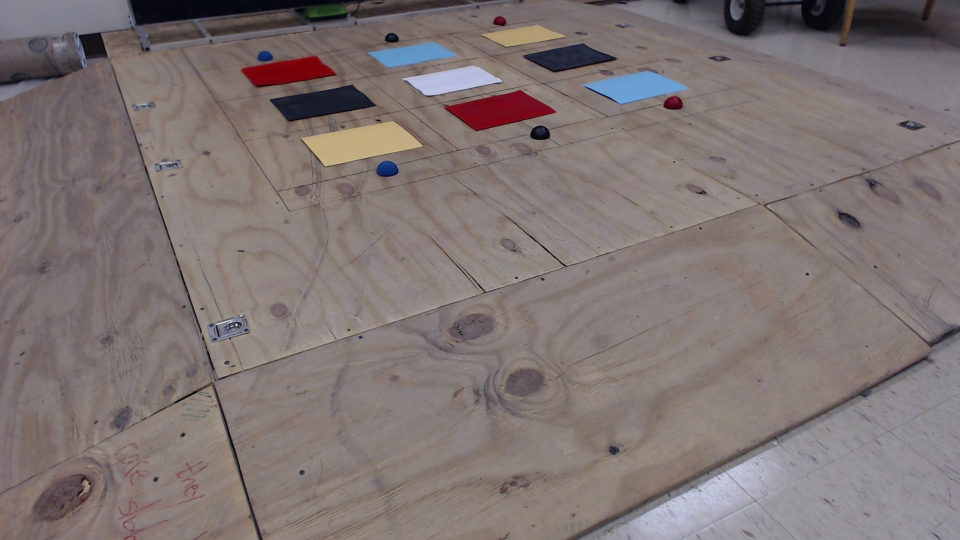
%> input picture DropOff/Pictures_of_Platform/Picture 26.jpg, 1920 x 1080 px (shown at 1/2 size)
$ octave find_line.m   (GNU Octave 9; MATLAB toolbox functions it lacks are replaced by stand-ins)
%> lines starting %> are read from the running program, lines starting %| are printed output that depends on the picture; in (x1, y1, x2, y2) boxes, pixels count from 0 and x2, y2 are one past the last pixel; in counts of white or black regions, pixels touching at a corner belong together; the program's own positions count from 1
%% only works on blue line
%% assumes that blue balls are only thing in frame

clear all
close all
clc

    % Get the snapshot of the current frame
    data = imread('Picture 26.jpg');
%> data is the input picture: size 1080x1920x3 uint8; mean R, G, B 127.4, 116.7, 115.6
    data = imresize(data,.5);
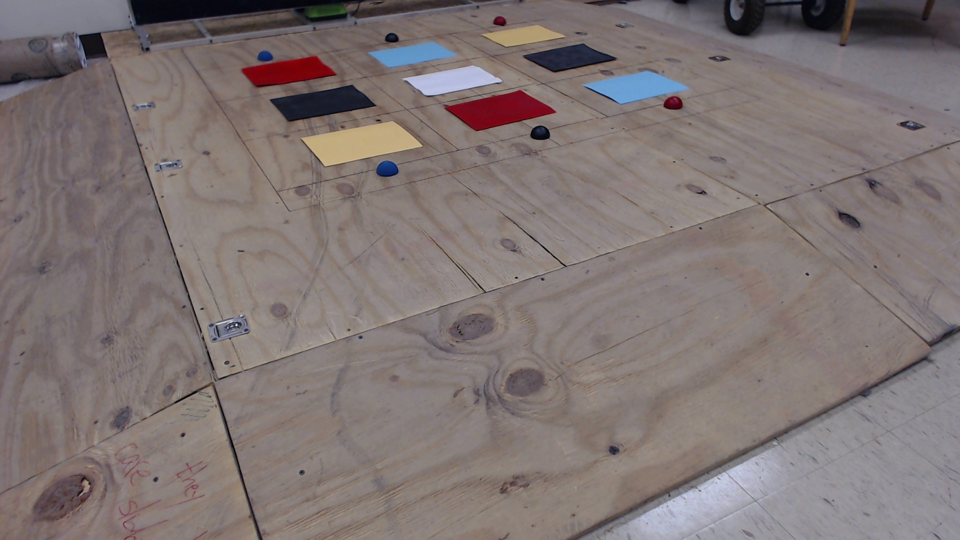
%> data: size 540x960x3 uint8; mean R, G, B 127.4, 116.7, 115.6

    Channel_1 = data(:,:,1)+data(:,:,2);
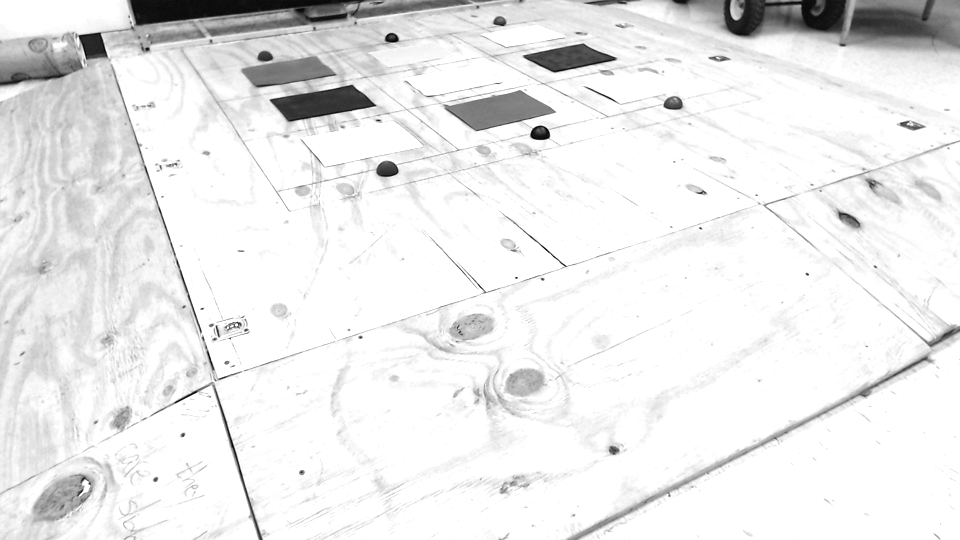
%> Channel_1: size 540x960 uint8; min 1, max 255, mean 234.5
    Blue = data(:,:,3)-Channel_1;

    figure
    imshow(Blue)


    BW = im2bw(Blue,.05);
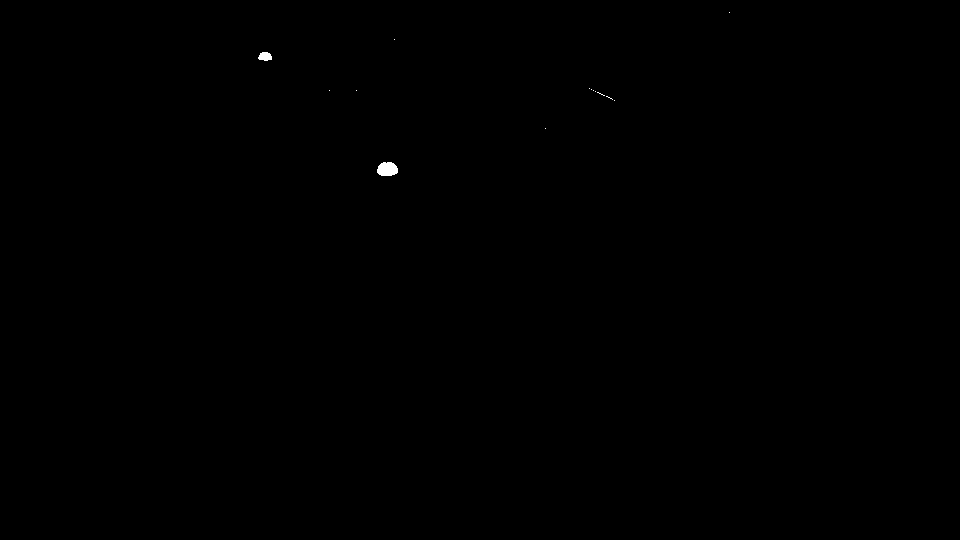
%> BW: size 540x960 logical; 0.07% white; 14 white regions (12 under 20 px), largest, box (x1, y1, x2, y2) and area: (377, 162, 398, 176) 241, (258, 52, 272, 61) 97
    % Remove all those pixels less than 50px
    BW = bwareaopen(BW,50);
    %se = strel('square',100);
    se = strel('disk',4);
    dilatedBW = imdilate(BW,se);
%> dilatedBW: size 540x960 logical; 0.13% white; 2 white regions
    figure, imshow(dilatedBW)
    BW1 = imdilate(BW,se);

    % blob analysis.
    % properties for each labeled region.
    stats = regionprops(BW1, 'BoundingBox', 'Centroid');
%> stats = 2 regions; box (x1, y1, x2, y2) and Centroid: (255, 49, 275, 64) [265.7 57.2], (374, 159, 401, 179) [388 169.8]


    % Display the img
    figure
    imshow(data)
    hold on

    %This is a loop to bound the red objects in a rectangular box.
    for object = 1:length(stats)
        bb = stats(object).BoundingBox;
        bc = stats(object).Centroid;
        rectangle('Position',bb,'EdgeColor','k','LineWidth',5)
        plot(bc(1),bc(2), '-m+')
        Points(object,:) = bc;
    end
%> this loop made 2 passes
%> (bb, bc) on passes 1 to 2: ([255.5 49.5 20 15], [265.7 57.19]), ([374.5 159.5 27 20], [388 169.8])
%> after the loop, Points = [265.7 57.19; 388 169.8]

    X = [Points(2,1),Points(1,1)];
%> X = [388 265.7]
    Y = [Points(2,2),Points(1,2)];
%> Y = [169.8 57.19]

    if Y(1) < Y(2)
        tempx = X;
        tempy = Y;
        Y(1) = tempy(2);
        Y(2) = tempy(1);
        X(1) = tempx(2);
        X(2) = tempx(1);
    end

    dist = X(1)/2;
%> dist = 194
    plot(X,Y,'LineWidth',5)
    plot(X(1),Y(1),'o','Markersize',20,'MarkerFaceColor','k');
    plot([X(1),X(1)-dist],[Y(1),Y(1)],'LineWidth',5)

    v1 = [X(2),Y(2)] - [X(1),Y(1)];
%> v1 = [-122.3 -112.7]
    v2 = [X(1)-dist,Y(1)] - [X(1),Y(1)];
%> v2 = [-194 0]
    ang = atan2(v1(1)*v2(2)-v2(1)*v1(2),v1(1)*v2(1)+v1(2)*v2(2));
%> ang = -0.744
    Angle = mod(-180/pi * ang, 360);
%> Angle = 42.66

    size = size(BW);
%> size = [540 960]
    x = size(2)/2;
%> x = 480
    y = size(1)-50;
%> y = 490
    angle = round(Angle);
%> angle = 43
    str = num2str(angle);
%> str = '43'

    text(x,y,str,'FontSize',50,'FontWeight','bold','Color',[1,0,0])
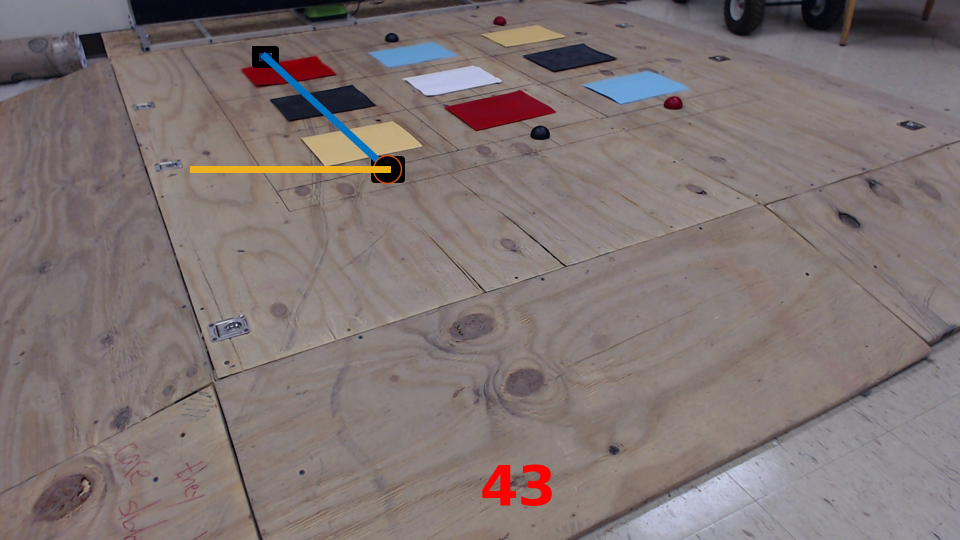
%> figure redrawn from the program's plot data


    hold off

$ run again, with DropOff/Pictures_of_Platform/Picture 1.jpg copied over DropOff/Pictures_of_Platform/Picture 26.jpg
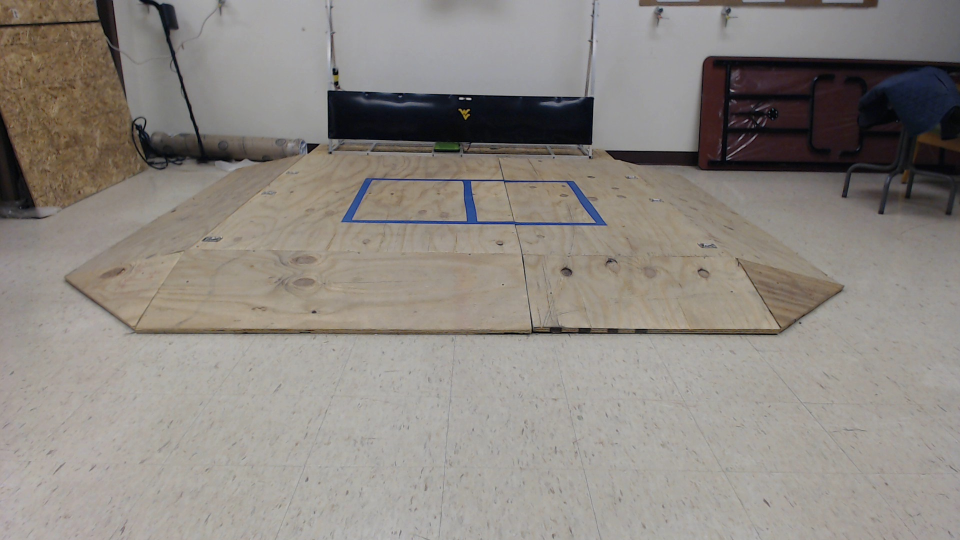
%> input picture DropOff/Pictures_of_Platform/Picture 1.jpg, 1920 x 1080 px (shown at 1/2 size)
%> data is the input picture: size 1080x1920x3 uint8; mean R, G, B 140.8, 135.2, 129.6
%> data: size 540x960x3 uint8
%> `BW = im2bw(Blue,.05);`:
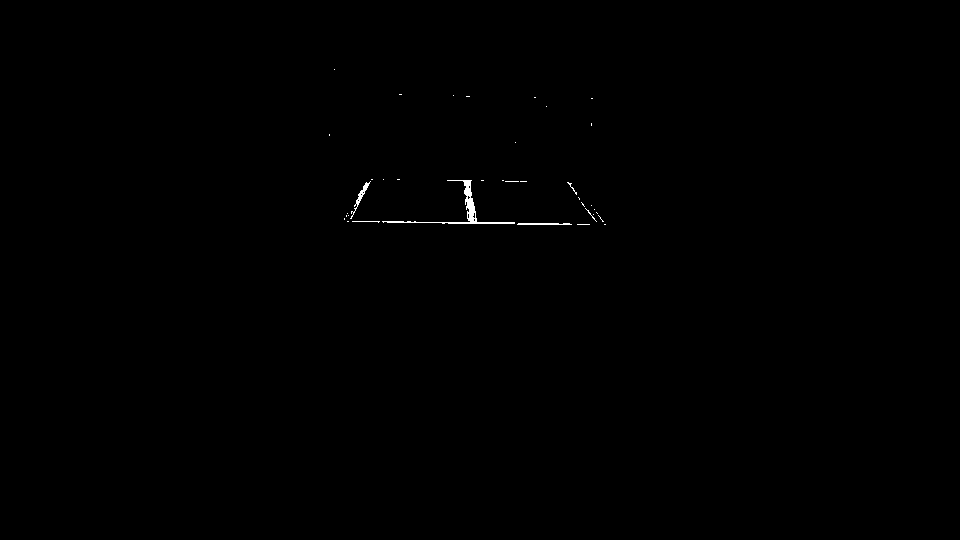
%> BW: size 540x960 logical; 0.18% white; 37 white regions (32 under 20 px), largest, box (x1, y1, x2, y2) and area: (382, 180, 515, 224) 542, (350, 181, 371, 219) 125, (517, 223, 572, 225) 103, (352, 221, 380, 223) 29, (567, 182, 577, 195) 23
%> dilatedBW: size 540x960 logical; 0.52% white; 2 white regions
%> stats = 2 regions; box (x1, y1, x2, y2) and Centroid: (347, 178, 374, 222) [360.2 199.5], (379, 177, 575, 228) [474.7 214.9]
%> the loop `for object = 1:length(stats)` made 2 passes
%> (bb, bc) on passes 1 to 2: ([347.5 178.5 27 44], [360.2 199.5]), ([379.5 177.5 196 51], [474.7 214.9])
%> after the loop `for object = 1:length(stats)`: Points = [360.2 199.5; 474.7 214.9]
%> X = [474.7 360.2]
%> Y = [214.9 199.5]
%> dist = 237.4
%> v1 = [-114.5 -15.44]
%> v2 = [-237.4 0]
%> ang = -0.134
%> Angle = 7.68
%> angle = 8
%> str = '8'
%> `text(x,y,str,'FontSize',50,'FontWeight','bold','Color',[1,0,0])`:
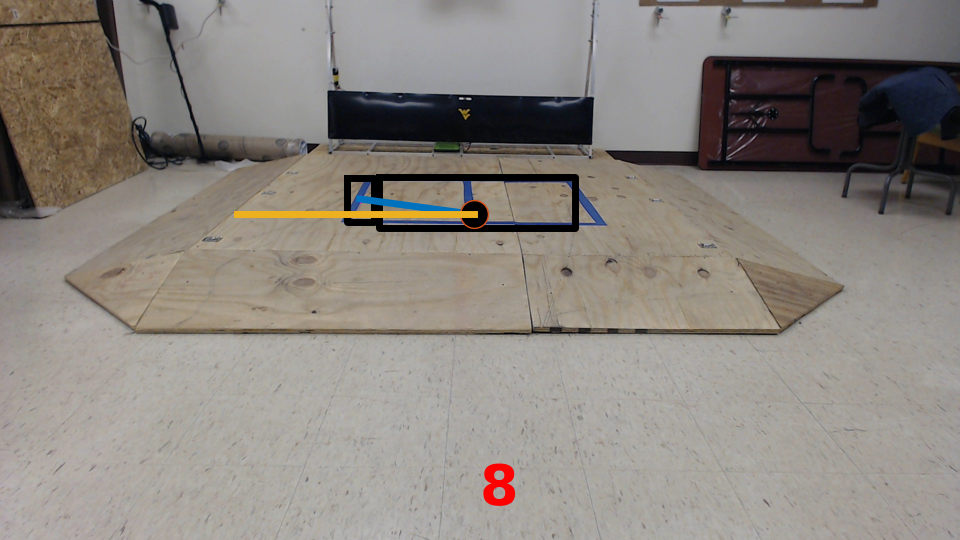
%> figure redrawn from the program's plot data

$ run again, with DropOff/Pictures_of_Platform/Picture 10.jpg copied over DropOff/Pictures_of_Platform/Picture 26.jpg
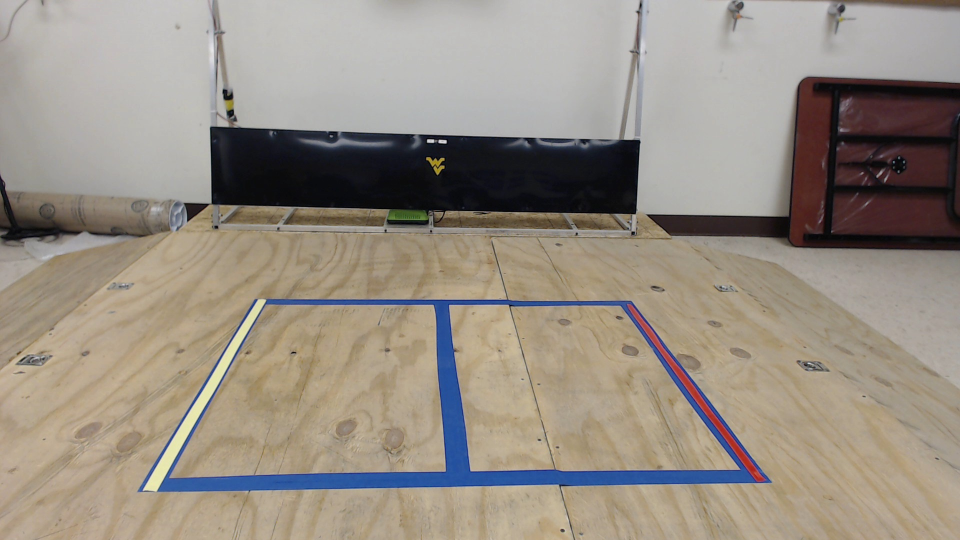
%> input picture DropOff/Pictures_of_Platform/Picture 10.jpg, 1920 x 1080 px (shown at 1/2 size)
%> data is the input picture: size 1080x1920x3 uint8; mean R, G, B 151, 142.2, 131.3
%> data: size 540x960x3 uint8
%> `BW = im2bw(Blue,.05);`:
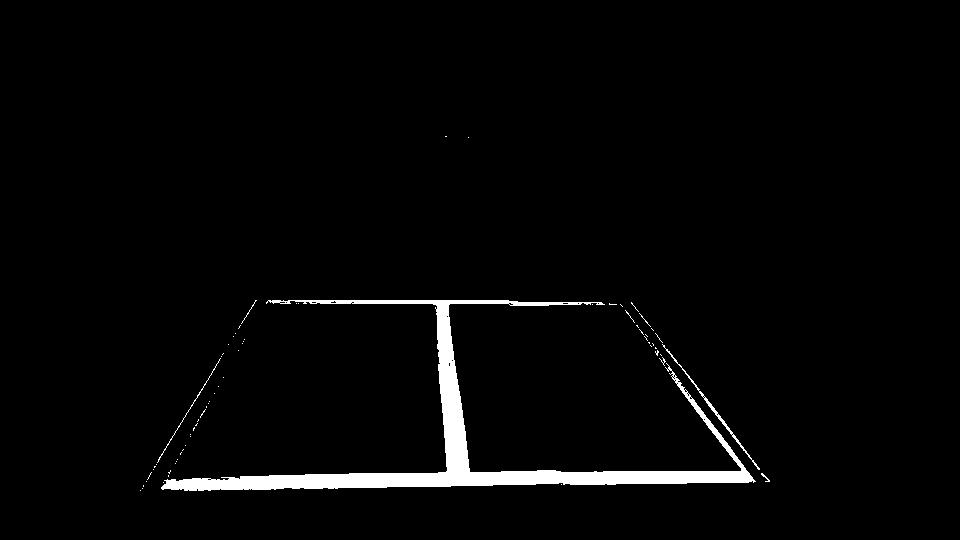
%> BW: size 540x960 logical; 2.6% white; 68 white regions (63 under 20 px), largest, box (x1, y1, x2, y2) and area: (161, 300, 756, 491) 12680, (662, 344, 760, 470) 323, (157, 358, 221, 463) 120, (241, 300, 257, 324) 27, (761, 473, 770, 482) 24
%> dilatedBW: size 540x960 logical; 4.3% white; 3 white regions
%> stats = 3 regions; box (x1, y1, x2, y2) and Centroid: (154, 355, 224, 466) [189.3 411.1], (158, 297, 759, 494) [469.2 429.9], (659, 341, 763, 473) [712.5 408.2]
%> the loop `for object = 1:length(stats)` made 3 passes
%> (bb, bc) on passes 1 to 3: ([154.5 355.5 70 111], [189.3 411.1]), ([158.5 297.5 601 197], [469.2 429.9]), ([659.5 341.5 104 132], [712.5 408.2])
%> after the loop `for object = 1:length(stats)`: Points = [189.3 411.1; 469.2 429.9; 712.5 408.2]
%> X = [469.2 189.3]
%> Y = [429.9 411.1]
%> dist = 234.6
%> v1 = [-279.8 -18.81]
%> v2 = [-234.6 0]
%> ang = -0.0671
%> Angle = 3.85
%> angle = 4
%> str = '4'
%> `text(x,y,str,'FontSize',50,'FontWeight','bold','Color',[1,0,0])`:
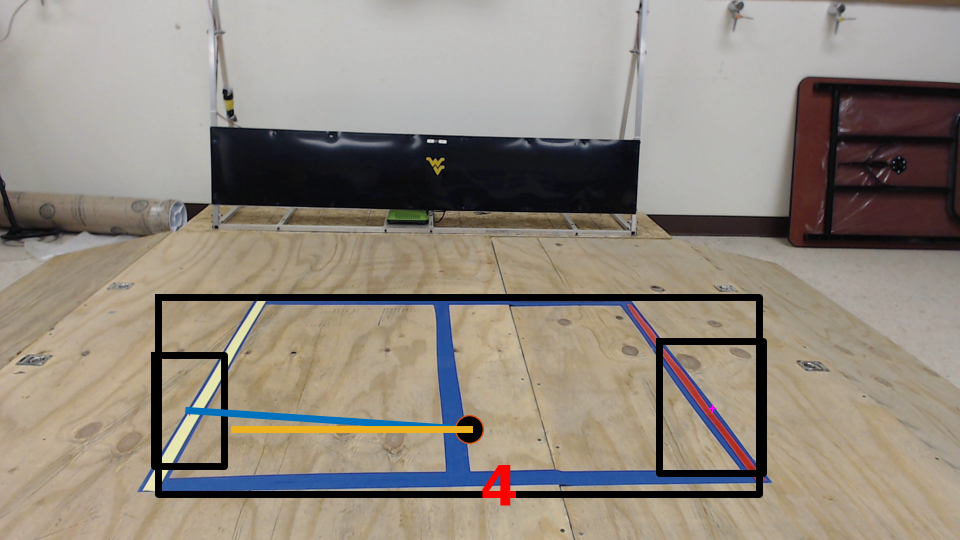
%> figure redrawn from the program's plot data
